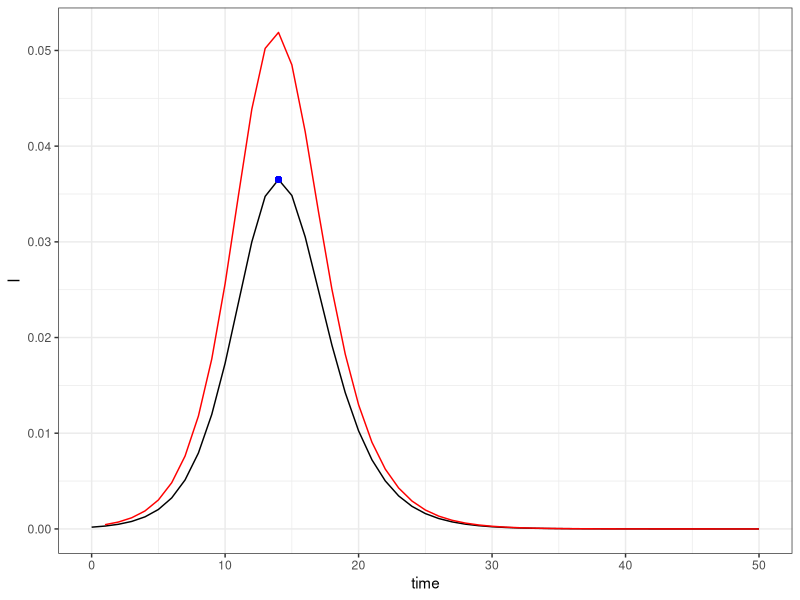
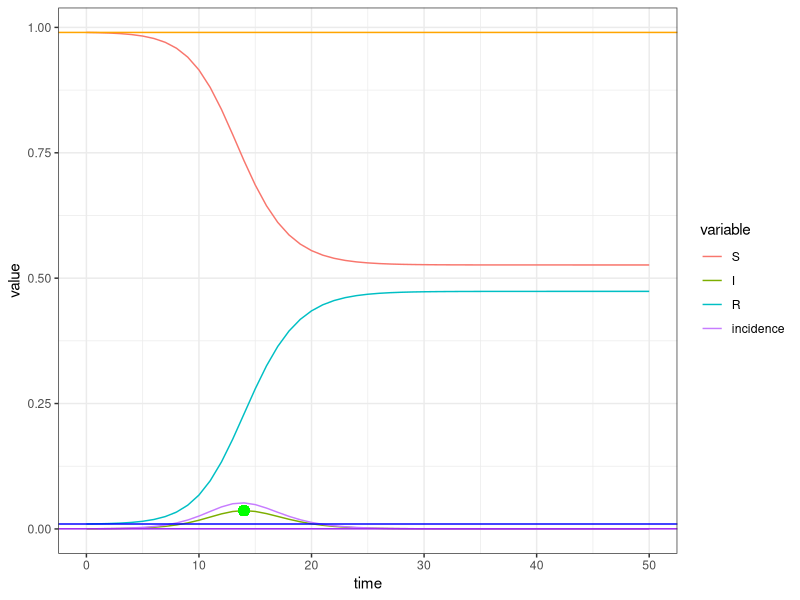

Reproduce these figures in R, in order.
## Testing the process of going from prevalence peak+time to SIR parameters.
#### Author: Alexander C. Murph
library(ggplot2)
library(deSolve)
library(reshape2)
theme_set(theme_bw())
setwd("~/GitLab/incidence_for_sir")

# Note a change in parameters from how Dave does it to how
# I've found it down in the literature:
# dave <-> literature
# beta <-> lambda/N
# gamma <-> beta
# in lit: rho = lambda / beta

## define SIRfunctions
sir <- function(beta, gamma, S0, I0, R0, times) {
  require(deSolve) # for the "ode" function
  
  # the differential equations:
  sir_equations <- function(time, variables, parameters) {
    with(as.list(c(variables, parameters)), {
      dS <- -beta * I * S
      dI <-  beta * I * S - gamma * I
      dR <-  gamma * I
      return(list(c(dS, dI, dR)))
    })
  }
  
  # the parameters values:
  parameters_values <- c(beta  = beta, gamma = gamma)
  
  # the initial values of variables:
  initial_values <- c(S = S0, I = I0, R = R0)
  
  # solving
  out <- data.frame(ode(initial_values, times, sir_equations, parameters_values, method = "rk4"))
  
  # returning the output:
  as.data.frame(cbind(out, incidence = c(NA,-diff(out$S)), beta = beta, gamma = gamma))
}

### Murph update 2023:
# I want to add in the peak time and height to this simulation to see how well
# it works.
# peak_height = 0.065
# peak_time   = 17
peak_height = runif(1, min = 0.005, max = 0.04)
peak_time   = sample(5:30, size = 1)

# Note that i0 can't be greater than the above peak height...
N          = 10000
s0         = .99
i0         = peak_height / 200
r0         = 1 - i0 - s0

# The following will give the value of rho directly:
minimize_function     = function(x){ ((s0+i0) - peak_height - 1/x - log(s0*x)/x )**2 }
rho_of_max_prevalence = optim(1.2, minimize_function, method = "Brent", lower = 1, upper = 100)$par

# My previous method for doing this uses tao rather than beta*tao.  
# This requires me to reparameterize the time integral:
reparmeterized_time_integrand_sans_alpha = function(tao, s0, i0, rho){
  return( 1/( (i0 + s0) - tao/rho - s0*exp(-tao)) )
}

tao_peak_times_alpha       = log(rho_of_max_prevalence*s0)
temp_integrand             = function(x){reparmeterized_time_integrand_sans_alpha(x, s0, i0, rho_of_max_prevalence)}
peak_time_times_alpha      = integrate(temp_integrand, 0, tao_peak_times_alpha)$value
lit_beta                   = peak_time_times_alpha / (peak_time*rho_of_max_prevalence)
lit_lambda                 = lit_beta * rho_of_max_prevalence
lit_alpha                  = lit_lambda
dave_beta                  = lit_lambda
dave_gamma                 = lit_beta

## run an SIR model
df1         = sir(beta = dave_beta, gamma = dave_gamma, S0 = s0, I0 = i0, R0 = r0, times = 0:50)

## plot prevalence and incidence for the sir model
ggplot(data = df1, aes(x=time))+
  geom_line(aes(y=I))+  # prevalence
  geom_line(aes(y=incidence), color=I("red")) +
  geom_point(aes(x=peak_time, y=peak_height), colour="blue")

melted_df = melt(df1[,1:5],id=1)
ggplot(data = melted_df, aes(x=time,y = value, color = variable)) + geom_line() +
  geom_hline(yintercept = i0, color = 'purple') +
  geom_hline(yintercept = s0, color = 'orange') +
  geom_hline(yintercept = r0, color = 'blue') +
  # geom_point(aes(x = max_incidence_time, y = max_incidence_value), color = 'purple', size = 3)+
  geom_point(aes(x = peak_time, y = peak_height), color = 'green', size = 3)
